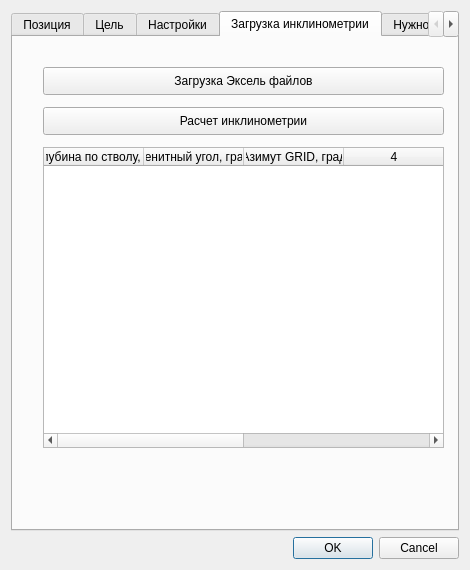
<?xml version="1.0" encoding="UTF-8"?>
<ui version="4.0">
 <class>MainInclinometrDialogBase</class>
 <widget class="QDialog" name="MainInclinometrDialogBase">
  <property name="geometry">
   <rect>
    <x>0</x>
    <y>0</y>
    <width>470</width>
    <height>570</height>
   </rect>
  </property>
  <property name="minimumSize">
   <size>
    <width>470</width>
    <height>570</height>
   </size>
  </property>
  <property name="maximumSize">
   <size>
    <width>470</width>
    <height>570</height>
   </size>
  </property>
  <property name="windowTitle">
   <string>Inclinometr</string>
  </property>
  <layout class="QVBoxLayout" name="verticalLayout">
   <item>
    <widget class="QTabWidget" name="tabWidget">
     <property name="toolTipDuration">
      <number>-5</number>
     </property>
     <property name="currentIndex">
      <number>3</number>
     </property>
     <widget class="QWidget" name="Ust">
      <attribute name="title">
       <string>Позиция</string>
      </attribute>
      <widget class="QGroupBox" name="grbWellHeadInfo">
       <property name="enabled">
        <bool>false</bool>
       </property>
       <property name="geometry">
        <rect>
         <x>0</x>
         <y>160</y>
         <width>441</width>
         <height>301</height>
        </rect>
       </property>
       <property name="title">
        <string>Информация по устью</string>
       </property>
       <property name="checkable">
        <bool>false</bool>
       </property>
       <property name="checked">
        <bool>false</bool>
       </property>
       <widget class="QWidget" name="layoutWidget">
        <property name="geometry">
         <rect>
          <x>9</x>
          <y>20</y>
          <width>421</width>
          <height>271</height>
         </rect>
        </property>
        <layout class="QVBoxLayout" name="verticalLayout_3">
         <item>
          <layout class="QHBoxLayout" name="horizontalLayout" stretch="1,2">
           <item>
            <widget class="QLabel" name="label">
             <property name="text">
              <string>Выбранное устье</string>
             </property>
            </widget>
           </item>
           <item>
            <widget class="QLineEdit" name="txtWellHeadName">
             <property name="readOnly">
              <bool>true</bool>
             </property>
            </widget>
           </item>
          </layout>
         </item>
         <item>
          <layout class="QHBoxLayout" name="horizontalLayout_2" stretch="1,2">
           <item>
            <widget class="QLabel" name="label_2">
             <property name="text">
              <string>Север</string>
             </property>
            </widget>
           </item>
           <item>
            <widget class="QLineEdit" name="txtWellHeadNorth"/>
           </item>
          </layout>
         </item>
         <item>
          <layout class="QHBoxLayout" name="horizontalLayout_5" stretch="1,2">
           <item>
            <widget class="QLabel" name="label_3">
             <property name="text">
              <string>Восток</string>
             </property>
            </widget>
           </item>
           <item>
            <widget class="QLineEdit" name="txtWellHeadEast"/>
           </item>
          </layout>
         </item>
         <item>
          <layout class="QHBoxLayout" name="horizontalLayout_6" stretch="1,2">
           <item>
            <widget class="QLabel" name="label_4">
             <property name="text">
              <string>Альтитуда земли, м</string>
             </property>
            </widget>
           </item>
           <item>
            <widget class="QLineEdit" name="txtWellHeadGround"/>
           </item>
          </layout>
         </item>
         <item>
          <layout class="QHBoxLayout" name="horizontalLayout_7" stretch="1,2">
           <item>
            <widget class="QLabel" name="label_11">
             <property name="text">
              <string>Альтитуда ротора, м</string>
             </property>
            </widget>
           </item>
           <item>
            <widget class="QLineEdit" name="txtWellHeadRotor"/>
           </item>
          </layout>
         </item>
         <item>
          <layout class="QHBoxLayout" name="horizontalLayout_8" stretch="1,2">
           <item>
            <widget class="QLabel" name="label_6">
             <property name="text">
              <string>Лицензионный уч.</string>
             </property>
            </widget>
           </item>
           <item>
            <widget class="QLineEdit" name="txtWellHeadLicense">
             <property name="readOnly">
              <bool>true</bool>
             </property>
            </widget>
           </item>
          </layout>
         </item>
        </layout>
       </widget>
      </widget>
      <widget class="QWidget" name="layoutWidget">
       <property name="geometry">
        <rect>
         <x>9</x>
         <y>30</y>
         <width>421</width>
         <height>100</height>
        </rect>
       </property>
       <layout class="QVBoxLayout" name="verticalLayout_2">
        <item>
         <layout class="QHBoxLayout" name="horizontalLayout_3" stretch="0,0">
          <item>
           <widget class="QLabel" name="label_9">
            <property name="text">
             <string>Слой</string>
            </property>
           </widget>
          </item>
          <item>
           <widget class="QgsMapLayerComboBox" name="mMapLayerComboBoxWellHead"/>
          </item>
         </layout>
        </item>
        <item>
         <layout class="QHBoxLayout" name="horizontalLayout_4" stretch="1,2">
          <item>
           <widget class="QLabel" name="label_5">
            <property name="text">
             <string>Система координат</string>
            </property>
           </widget>
          </item>
          <item>
           <widget class="QgsProjectionSelectionWidget" name="mQgsProjectionSelectionWidgetWellHead">
            <property name="enabled">
             <bool>false</bool>
            </property>
           </widget>
          </item>
         </layout>
        </item>
        <item>
         <widget class="QPushButton" name="btnSelectWellHead">
          <property name="text">
           <string>Выбрать на карте</string>
          </property>
         </widget>
        </item>
       </layout>
      </widget>
      <widget class="Line" name="line">
       <property name="geometry">
        <rect>
         <x>10</x>
         <y>140</y>
         <width>421</width>
         <height>16</height>
        </rect>
       </property>
       <property name="orientation">
        <enum>Qt::Horizontal</enum>
       </property>
      </widget>
     </widget>
     <widget class="QWidget" name="tab_2">
      <attribute name="title">
       <string>Цель</string>
      </attribute>
      <widget class="QWidget" name="verticalLayoutWidget">
       <property name="geometry">
        <rect>
         <x>10</x>
         <y>30</y>
         <width>421</width>
         <height>90</height>
        </rect>
       </property>
       <layout class="QVBoxLayout" name="verticalLayout_4">
        <item>
         <layout class="QHBoxLayout" name="horizontalLayout_9" stretch="1,2">
          <item>
           <widget class="QLabel" name="label_10">
            <property name="text">
             <string>Слой</string>
            </property>
           </widget>
          </item>
          <item>
           <widget class="QgsMapLayerComboBox" name="mMapLayerComboBoxTarget"/>
          </item>
         </layout>
        </item>
        <item>
         <layout class="QHBoxLayout" name="horizontalLayout_11">
          <item>
           <widget class="QComboBox" name="cmbTarget"/>
          </item>
         </layout>
        </item>
       </layout>
      </widget>
      <widget class="Line" name="line_2">
       <property name="geometry">
        <rect>
         <x>10</x>
         <y>120</y>
         <width>421</width>
         <height>20</height>
        </rect>
       </property>
       <property name="orientation">
        <enum>Qt::Horizontal</enum>
       </property>
      </widget>
      <widget class="QLabel" name="label_14">
       <property name="geometry">
        <rect>
         <x>10</x>
         <y>10</y>
         <width>431</width>
         <height>16</height>
        </rect>
       </property>
       <property name="text">
        <string>Выбор цели с фильтрацией по месторождению в зависимости от выбранной позиции</string>
       </property>
      </widget>
      <widget class="QLabel" name="label_15">
       <property name="geometry">
        <rect>
         <x>10</x>
         <y>140</y>
         <width>431</width>
         <height>16</height>
        </rect>
       </property>
       <property name="text">
        <string>Выбор цели по карте</string>
       </property>
      </widget>
      <widget class="QWidget" name="horizontalLayoutWidget_3">
       <property name="geometry">
        <rect>
         <x>10</x>
         <y>160</y>
         <width>421</width>
         <height>31</height>
        </rect>
       </property>
       <layout class="QHBoxLayout" name="horizontalLayout_14" stretch="1">
        <item>
         <widget class="QPushButton" name="btnSelectTarget">
          <property name="text">
           <string>Выбрать на карте</string>
          </property>
         </widget>
        </item>
       </layout>
      </widget>
      <widget class="Line" name="line_4">
       <property name="geometry">
        <rect>
         <x>10</x>
         <y>190</y>
         <width>421</width>
         <height>20</height>
        </rect>
       </property>
       <property name="orientation">
        <enum>Qt::Horizontal</enum>
       </property>
      </widget>
      <widget class="QLabel" name="label_16">
       <property name="geometry">
        <rect>
         <x>10</x>
         <y>210</y>
         <width>421</width>
         <height>20</height>
        </rect>
       </property>
       <property name="text">
        <string>Выбор системы координат</string>
       </property>
      </widget>
      <widget class="QWidget" name="horizontalLayoutWidget_4">
       <property name="geometry">
        <rect>
         <x>10</x>
         <y>230</y>
         <width>421</width>
         <height>31</height>
        </rect>
       </property>
       <layout class="QHBoxLayout" name="horizontalLayout_15">
        <item>
         <widget class="QgsProjectionSelectionWidget" name="mQgsProjectionSelectionWidgetTarget"/>
        </item>
       </layout>
      </widget>
      <widget class="Line" name="line_5">
       <property name="geometry">
        <rect>
         <x>10</x>
         <y>270</y>
         <width>421</width>
         <height>20</height>
        </rect>
       </property>
       <property name="orientation">
        <enum>Qt::Horizontal</enum>
       </property>
      </widget>
      <widget class="QTableWidget" name="tableTargets">
       <property name="geometry">
        <rect>
         <x>20</x>
         <y>290</y>
         <width>411</width>
         <height>192</height>
        </rect>
       </property>
       <property name="columnCount">
        <number>6</number>
       </property>
       <attribute name="horizontalHeaderCascadingSectionResizes">
        <bool>false</bool>
       </attribute>
       <column>
        <property name="text">
         <string>ID</string>
        </property>
       </column>
       <column>
        <property name="text">
         <string>Север</string>
        </property>
       </column>
       <column>
        <property name="text">
         <string>Восток</string>
        </property>
       </column>
       <column/>
       <column/>
       <column/>
      </widget>
     </widget>
     <widget class="QWidget" name="tab">
      <attribute name="title">
       <string>Настройки</string>
      </attribute>
      <widget class="QPushButton" name="btnAddPositionLayer">
       <property name="geometry">
        <rect>
         <x>200</x>
         <y>70</y>
         <width>93</width>
         <height>28</height>
        </rect>
       </property>
       <property name="text">
        <string>Добавить слой</string>
       </property>
      </widget>
      <widget class="QPushButton" name="btnRemovePositionLayer">
       <property name="geometry">
        <rect>
         <x>300</x>
         <y>70</y>
         <width>93</width>
         <height>28</height>
        </rect>
       </property>
       <property name="text">
        <string>Удалить слой</string>
       </property>
      </widget>
      <widget class="QgsMapLayerComboBox" name="mMapLayerComboBoxPositions">
       <property name="geometry">
        <rect>
         <x>30</x>
         <y>70</y>
         <width>160</width>
         <height>27</height>
        </rect>
       </property>
      </widget>
      <widget class="QListWidget" name="listWidgetPositionLayers">
       <property name="geometry">
        <rect>
         <x>30</x>
         <y>110</y>
         <width>361</width>
         <height>61</height>
        </rect>
       </property>
      </widget>
      <widget class="QgsMapLayerComboBox" name="mMapLayerComboBoxTargets">
       <property name="geometry">
        <rect>
         <x>30</x>
         <y>260</y>
         <width>160</width>
         <height>27</height>
        </rect>
       </property>
      </widget>
      <widget class="QPushButton" name="btnAddTargetLayer">
       <property name="geometry">
        <rect>
         <x>200</x>
         <y>260</y>
         <width>93</width>
         <height>28</height>
        </rect>
       </property>
       <property name="text">
        <string>Добавить слой</string>
       </property>
      </widget>
      <widget class="QPushButton" name="btnRemoveTargetLayer">
       <property name="geometry">
        <rect>
         <x>300</x>
         <y>260</y>
         <width>93</width>
         <height>28</height>
        </rect>
       </property>
       <property name="text">
        <string>Удалить слой</string>
       </property>
      </widget>
      <widget class="QListWidget" name="listWidgetTargetLayers">
       <property name="geometry">
        <rect>
         <x>30</x>
         <y>310</y>
         <width>361</width>
         <height>61</height>
        </rect>
       </property>
      </widget>
      <widget class="QLabel" name="label_12">
       <property name="geometry">
        <rect>
         <x>30</x>
         <y>220</y>
         <width>137</width>
         <height>29</height>
        </rect>
       </property>
       <property name="text">
        <string>Цели</string>
       </property>
      </widget>
      <widget class="QLabel" name="label_13">
       <property name="geometry">
        <rect>
         <x>30</x>
         <y>30</y>
         <width>137</width>
         <height>29</height>
        </rect>
       </property>
       <property name="text">
        <string>Позиции</string>
       </property>
      </widget>
      <widget class="QPushButton" name="btnCreatePositionsLayer">
       <property name="geometry">
        <rect>
         <x>30</x>
         <y>180</y>
         <width>361</width>
         <height>28</height>
        </rect>
       </property>
       <property name="text">
        <string>Создать рабочий слой позиций</string>
       </property>
      </widget>
      <widget class="QPushButton" name="btnCreateTargetsLayer">
       <property name="geometry">
        <rect>
         <x>30</x>
         <y>380</y>
         <width>361</width>
         <height>28</height>
        </rect>
       </property>
       <property name="text">
        <string>Создать рабочий слой целей</string>
       </property>
      </widget>
      <widget class="Line" name="line_3">
       <property name="geometry">
        <rect>
         <x>30</x>
         <y>210</y>
         <width>361</width>
         <height>16</height>
        </rect>
       </property>
       <property name="orientation">
        <enum>Qt::Horizontal</enum>
       </property>
      </widget>
      <widget class="QPushButton" name="btnCreateOilFieldsLayer">
       <property name="geometry">
        <rect>
         <x>30</x>
         <y>420</y>
         <width>361</width>
         <height>28</height>
        </rect>
       </property>
       <property name="text">
        <string>Создать слой месторождений</string>
       </property>
      </widget>
     </widget>
     <widget class="QWidget" name="tab_4">
      <attribute name="title">
       <string>Загрузка инклинометрии</string>
      </attribute>
      <widget class="QPushButton" name="btnLoadInclinometry">
       <property name="geometry">
        <rect>
         <x>30</x>
         <y>30</y>
         <width>401</width>
         <height>28</height>
        </rect>
       </property>
       <property name="text">
        <string>Загрузка Эксель файлов</string>
       </property>
      </widget>
      <widget class="QTableWidget" name="tableInclinometry">
       <property name="geometry">
        <rect>
         <x>30</x>
         <y>110</y>
         <width>401</width>
         <height>301</height>
        </rect>
       </property>
       <property name="columnCount">
        <number>6</number>
       </property>
       <column>
        <property name="text">
         <string>Глубина по стволу, м</string>
        </property>
       </column>
       <column>
        <property name="text">
         <string>Зенитный угол, град</string>
        </property>
       </column>
       <column>
        <property name="text">
         <string>Азимут GRID, град</string>
        </property>
       </column>
       <column/>
       <column/>
       <column/>
      </widget>
      <widget class="QPushButton" name="btnCalculateInclinometry">
       <property name="geometry">
        <rect>
         <x>30</x>
         <y>70</y>
         <width>401</width>
         <height>28</height>
        </rect>
       </property>
       <property name="text">
        <string>Расчет инклинометрии</string>
       </property>
      </widget>
     </widget>
     <widget class="QWidget" name="tab_3">
      <attribute name="title">
       <string>Нужно будет удалить</string>
      </attribute>
      <widget class="QWidget" name="verticalLayoutWidget_2">
       <property name="geometry">
        <rect>
         <x>20</x>
         <y>20</y>
         <width>421</width>
         <height>188</height>
        </rect>
       </property>
       <layout class="QVBoxLayout" name="verticalLayout_5">
        <item>
         <widget class="QTextEdit" name="textEdit">
          <property name="enabled">
           <bool>true</bool>
          </property>
          <property name="tabletTracking">
           <bool>false</bool>
          </property>
          <property name="readOnly">
           <bool>true</bool>
          </property>
          <property name="html">
           <string>&lt;!DOCTYPE HTML PUBLIC &quot;-//W3C//DTD HTML 4.0//EN&quot; &quot;http://www.w3.org/TR/REC-html40/strict.dtd&quot;&gt;
&lt;html&gt;&lt;head&gt;&lt;meta name=&quot;qrichtext&quot; content=&quot;1&quot; /&gt;&lt;style type=&quot;text/css&quot;&gt;
p, li { white-space: pre-wrap; }
&lt;/style&gt;&lt;/head&gt;&lt;body style=&quot; font-family:'MS Shell Dlg 2'; font-size:7.8pt; font-weight:400; font-style:normal;&quot;&gt;
&lt;p style=&quot; margin-top:0px; margin-bottom:0px; margin-left:0px; margin-right:0px; -qt-block-indent:0; text-indent:0px;&quot;&gt;Информация по цели&lt;/p&gt;&lt;/body&gt;&lt;/html&gt;</string>
          </property>
         </widget>
        </item>
        <item>
         <layout class="QHBoxLayout" name="horizontalLayout_12" stretch="1,2">
          <item>
           <widget class="QLabel" name="label_21">
            <property name="text">
             <string>Выбранная цель</string>
            </property>
           </widget>
          </item>
          <item>
           <widget class="QLineEdit" name="txtTargetName">
            <property name="readOnly">
             <bool>true</bool>
            </property>
           </widget>
          </item>
         </layout>
        </item>
        <item>
         <layout class="QHBoxLayout" name="horizontalLayout_10" stretch="1,2">
          <item>
           <widget class="QLabel" name="label_7">
            <property name="text">
             <string>Север</string>
            </property>
           </widget>
          </item>
          <item>
           <widget class="QLineEdit" name="txtTargetNorth"/>
          </item>
         </layout>
        </item>
        <item>
         <layout class="QHBoxLayout" name="horizontalLayout_13" stretch="1,2">
          <item>
           <widget class="QLabel" name="label_8">
            <property name="text">
             <string>Восток</string>
            </property>
           </widget>
          </item>
          <item>
           <widget class="QLineEdit" name="txtTargetEast"/>
          </item>
         </layout>
        </item>
       </layout>
      </widget>
     </widget>
    </widget>
   </item>
   <item>
    <widget class="QDialogButtonBox" name="btnSelectPoint">
     <property name="orientation">
      <enum>Qt::Horizontal</enum>
     </property>
     <property name="standardButtons">
      <set>QDialogButtonBox::Cancel|QDialogButtonBox::Ok</set>
     </property>
    </widget>
   </item>
  </layout>
 </widget>
 <customwidgets>
  <customwidget>
   <class>QgsMapLayerComboBox</class>
   <extends>QComboBox</extends>
   <header>qgsmaplayercombobox.h</header>
  </customwidget>
  <customwidget>
   <class>QgsProjectionSelectionWidget</class>
   <extends>QWidget</extends>
   <header>qgsprojectionselectionwidget.h</header>
  </customwidget>
 </customwidgets>
 <resources/>
 <connections>
  <connection>
   <sender>btnSelectPoint</sender>
   <signal>accepted()</signal>
   <receiver>MainInclinometrDialogBase</receiver>
   <slot>accept()</slot>
   <hints>
    <hint type="sourcelabel">
     <x>20</x>
     <y>20</y>
    </hint>
    <hint type="destinationlabel">
     <x>20</x>
     <y>20</y>
    </hint>
   </hints>
  </connection>
  <connection>
   <sender>btnSelectPoint</sender>
   <signal>rejected()</signal>
   <receiver>MainInclinometrDialogBase</receiver>
   <slot>reject()</slot>
   <hints>
    <hint type="sourcelabel">
     <x>20</x>
     <y>20</y>
    </hint>
    <hint type="destinationlabel">
     <x>20</x>
     <y>20</y>
    </hint>
   </hints>
  </connection>
 </connections>
</ui>
